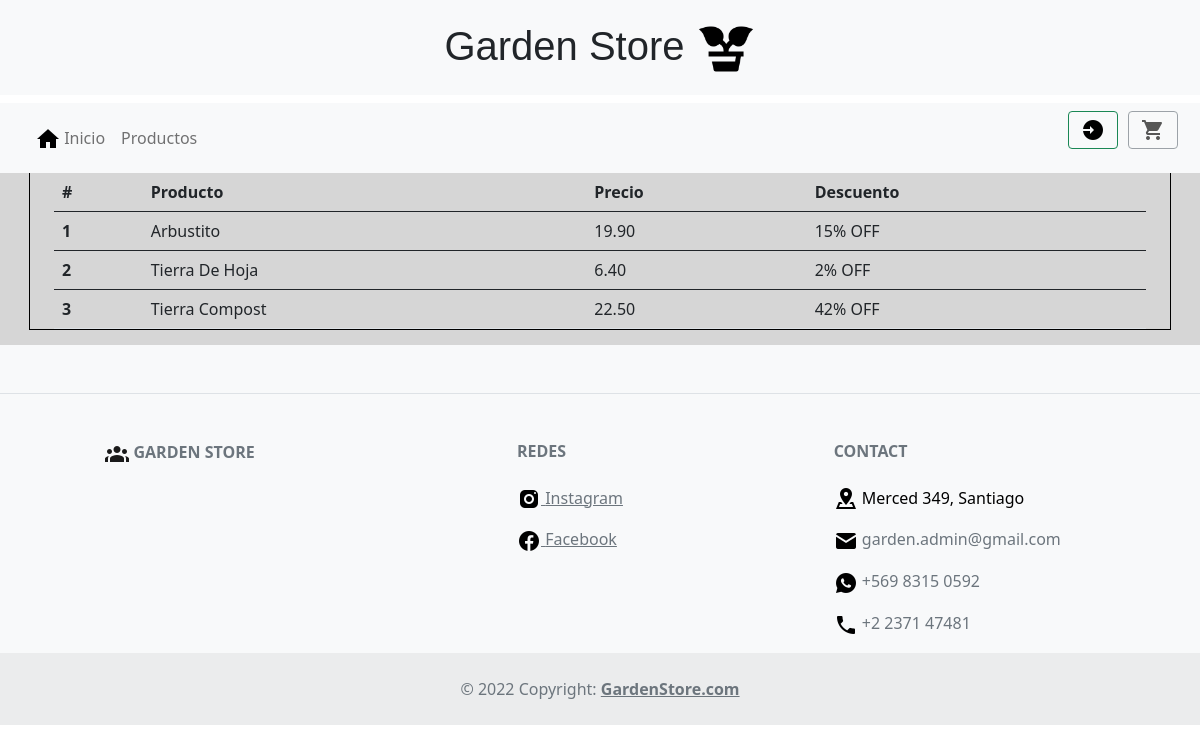
Screenshot of /compras/36 with the database file from the repository.
### core/models.py (models this page shows, shortened)
class Compra_item(models.Model):
    producto = models.ForeignKey(Producto, on_delete=models.CASCADE)
    compra = models.ForeignKey(Compra, on_delete=models.CASCADE, related_name="items_compra")

class Producto(models.Model):
    idProducto = models.AutoField(primary_key = True, verbose_name='Id del producto')
    nombreProducto = models.CharField(max_length=30)
    imagen = models.FileField(upload_to='productos/')
    precio = models.DecimalField(null=False, max_digits=10, decimal_places=2)
    descuento = models.IntegerField(null=True)
    stock = models.IntegerField(null=True)
    descripcion = models.CharField(max_length=500, null=True)
    categoria = models.ForeignKey(Categoria,on_delete=models.CASCADE, related_name="productos")

### core/views.py (the view)
# urls.py: path('compras/<int:id_compra>', views.compra_con_id, name="compra_con_id"),
def compra_con_id (request, id_compra):
    productos = Compra.objects.get(id=id_compra).items_compra.all()
    return render(request, 'core/carrito/compra_mostrar.html',
    { 'productos': productos })

### core/templates/core/carrito/compra_mostrar.html (shortened to what this page needs)
{% extends "core/home.html" %}
{% block content %}
        <div class="container justify-content-md-center" style="outline: black solid 1px;  width: 100%; ">
            <table class="table">
                <thead>
                  <tr>
                    <th scope="col">#</th>
                    <th scope="col">Producto</th>
                    <th scope="col">Precio</th>
                    <th scope="col">Descuento</th>
                  </tr>
                </thead>
            {% for item in productos %}
                {% if item.producto.descuento > 0 %}
                <tbody>
                    <tr>
                      <th scope="row">{{ forloop.counter }}</th>
                      <td>{{item.producto.nombreProducto.title}}</td>
                      <td>{{item.producto.precio}}</td>
                      <td>{{ item.producto.descuento }}% OFF</td>
                    </tr>
                </tbody>
                {% endif %}
            {% endfor %}
            </table>
        </div>
{% endblock %}

### rows the page displays
Compra_item: producto.nombreProducto "Arbustito", producto.precio "19.90", producto.descuento "15"
Compra_item: producto.nombreProducto "Tierra De Hoja", producto.precio "6.40", producto.descuento "2"
Compra_item: producto.nombreProducto "Tierra Compost", producto.precio "22.50", producto.descuento "42"
